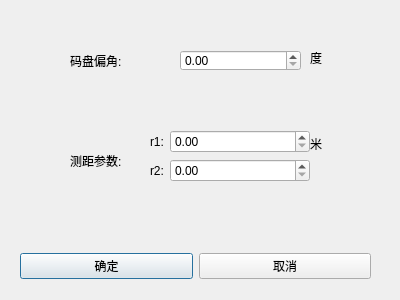
<?xml version="1.0" encoding="UTF-8"?>
<ui version="4.0">
 <class>Dialog</class>
 <widget class="QDialog" name="Dialog">
  <property name="geometry">
   <rect>
    <x>0</x>
    <y>0</y>
    <width>400</width>
    <height>300</height>
   </rect>
  </property>
  <property name="windowTitle">
   <string>Dialog</string>
  </property>
  <widget class="QWidget" name="layoutWidget">
   <property name="geometry">
    <rect>
     <x>20</x>
     <y>250</y>
     <width>351</width>
     <height>33</height>
    </rect>
   </property>
   <layout class="QHBoxLayout">
    <property name="spacing">
     <number>6</number>
    </property>
    <property name="leftMargin">
     <number>0</number>
    </property>
    <property name="topMargin">
     <number>0</number>
    </property>
    <property name="rightMargin">
     <number>0</number>
    </property>
    <property name="bottomMargin">
     <number>0</number>
    </property>
    <item>
     <widget class="QPushButton" name="okButton">
      <property name="text">
       <string>确定</string>
      </property>
     </widget>
    </item>
    <item>
     <widget class="QPushButton" name="cancelButton">
      <property name="text">
       <string>取消</string>
      </property>
     </widget>
    </item>
   </layout>
  </widget>
  <widget class="QLabel" name="label">
   <property name="geometry">
    <rect>
     <x>70</x>
     <y>50</y>
     <width>71</width>
     <height>21</height>
    </rect>
   </property>
   <property name="text">
    <string>码盘偏角:</string>
   </property>
  </widget>
  <widget class="QLabel" name="label_2">
   <property name="geometry">
    <rect>
     <x>70</x>
     <y>150</y>
     <width>71</width>
     <height>21</height>
    </rect>
   </property>
   <property name="text">
    <string>测距参数:</string>
   </property>
  </widget>
  <widget class="QWidget" name="formLayoutWidget">
   <property name="geometry">
    <rect>
     <x>150</x>
     <y>130</y>
     <width>160</width>
     <height>61</height>
    </rect>
   </property>
   <layout class="QFormLayout" name="formLayout">
    <item row="0" column="0">
     <widget class="QLabel" name="label_3">
      <property name="text">
       <string>r1:</string>
      </property>
     </widget>
    </item>
    <item row="0" column="1">
     <widget class="QDoubleSpinBox" name="doubleSpinBox"/>
    </item>
    <item row="1" column="0">
     <widget class="QLabel" name="label_4">
      <property name="text">
       <string>r2:</string>
      </property>
     </widget>
    </item>
    <item row="1" column="1">
     <widget class="QDoubleSpinBox" name="doubleSpinBox_2"/>
    </item>
   </layout>
  </widget>
  <widget class="QWidget" name="verticalLayoutWidget">
   <property name="geometry">
    <rect>
     <x>310</x>
     <y>130</y>
     <width>81</width>
     <height>61</height>
    </rect>
   </property>
   <layout class="QVBoxLayout" name="verticalLayout">
    <item>
     <widget class="QLabel" name="label_5">
      <property name="text">
       <string>米</string>
      </property>
     </widget>
    </item>
    <item>
     <widget class="QLabel" name="label_6">
      <property name="text">
       <string/>
      </property>
     </widget>
    </item>
   </layout>
  </widget>
  <widget class="QDoubleSpinBox" name="doubleSpinBox_3">
   <property name="geometry">
    <rect>
     <x>180</x>
     <y>50</y>
     <width>121</width>
     <height>21</height>
    </rect>
   </property>
  </widget>
  <widget class="QLabel" name="label_7">
   <property name="geometry">
    <rect>
     <x>310</x>
     <y>50</y>
     <width>72</width>
     <height>15</height>
    </rect>
   </property>
   <property name="text">
    <string>度</string>
   </property>
  </widget>
 </widget>
 <resources/>
 <connections>
  <connection>
   <sender>okButton</sender>
   <signal>clicked()</signal>
   <receiver>Dialog</receiver>
   <slot>accept()</slot>
   <hints>
    <hint type="sourcelabel">
     <x>278</x>
     <y>253</y>
    </hint>
    <hint type="destinationlabel">
     <x>96</x>
     <y>254</y>
    </hint>
   </hints>
  </connection>
  <connection>
   <sender>cancelButton</sender>
   <signal>clicked()</signal>
   <receiver>Dialog</receiver>
   <slot>reject()</slot>
   <hints>
    <hint type="sourcelabel">
     <x>369</x>
     <y>253</y>
    </hint>
    <hint type="destinationlabel">
     <x>179</x>
     <y>282</y>
    </hint>
   </hints>
  </connection>
 </connections>
</ui>
